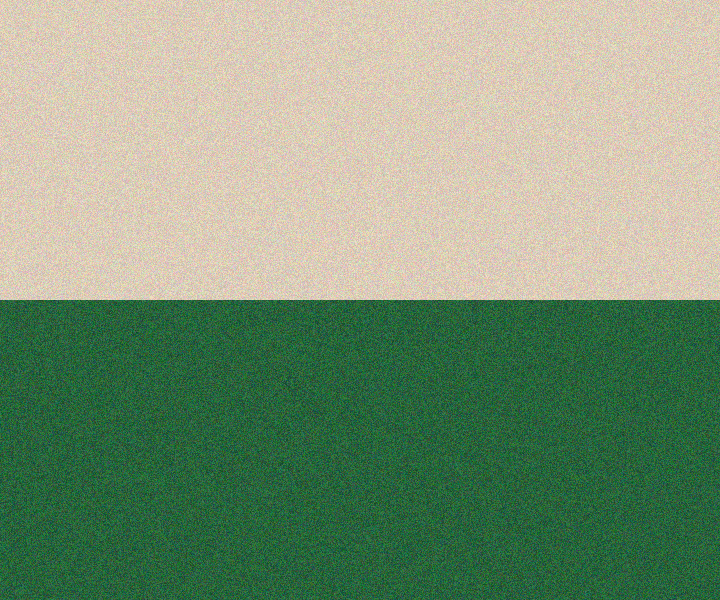
#> input picture img/images-Copy1/photographer.png, 720 x 600 px, found by its file name
$ jupyter execute Descriptores-Textura.ipynb   (older library calls are emulated)
#> lines starting #> are read from the running program, lines starting #| are printed output that depends on the picture; after the words box and inside, x2 and y2 are one past the last pixel; in counts of white or black regions, pixels touching at a corner belong together; long printed decimals are rounded
<br>

# 3_2_5_Descriptores_textura

## 0.1 01PAO26-26 - Descriptores de textura
<br>

<br>

*Jesús Viera* https://github.com/Vierita23/machinelearning

[cell 1]
import sys
import subprocess

subprocess.run(
    [sys.executable, "-m", "pip", "install", "opencv-python", "matplotlib", "numpy", "scikit-image", "tabulate", "-q"],
    check=False,
)
#> (this line was passed over: subprocess is not available in this run)

subprocess.run([sys.executable, "setup_descriptores_textura_images.py"], check=False)
#> (this line was passed over: subprocess is not available in this run)

print("Python:", sys.executable)

[cell 2]
# En primer lugar, obtenemos la máscara de la imagen original mediante la umbralización con Otsu
import matplotlib.pyplot as plt
import cv2
import numpy as np

img = cv2.imread('images/images/photographer.png')
#> img is the input picture: shape (600, 720, 3); mean B, G, R 122, 152, 129.5
window = cv2.rectangle(img.copy(), (400, 80), (420, 100), (0, 0, 255), 5)
window = cv2.rectangle(window, (490, 490), (510, 510), (0, 255, 0), 5)
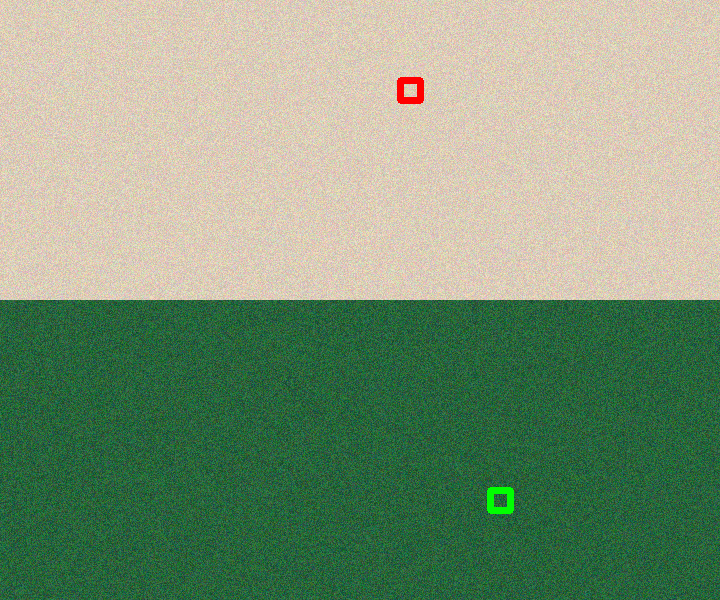
#> window: shape (600, 720, 3); mean B, G, R 121.7, 151.9, 129.5
plt.imshow(window, cmap='gray')
plt.show()

[cell 3]
# Seleccionamos una región del cielo y una de la hierba
cielo = img[80:100, 400:420]
hierba = img[490:510, 490:510]
fig, ax = plt.subplots(1, 2)
ax[0].imshow(cielo, cmap='gray')
ax[0].set_title('cielo')
ax[1].imshow(hierba, cmap='gray')
ax[1].set_title('hierba')
plt.show()
#> figure, not shown here; B, G, R data is drawn as R, G, B

### 0.0.1 MATRIZ DE COOCURRENCIA

[cell 4]
# MATRIZ DE COOCURRENCIA (Gray-Level Cooccurence Matrix - GLCM)
from tabulate import tabulate

try:
    from skimage.feature import greycomatrix, greycoprops
except ImportError:
    from skimage.feature import graycomatrix as greycomatrix, graycoprops as greycoprops

headers = ['', 'cielo', 'hierba']
CN, DIS, H, ASM, E, COR = ['contraste'], ['disimilitud'], ['homogeneidad'], ['ASM'], ['Energía'], ['Correlación']
patches = [cielo, hierba]

for i in range(len(patches)):
    image = cv2.cvtColor(patches[i], cv2.COLOR_BGR2GRAY)
    GLCM = greycomatrix(image, distances=[5], angles=[0], levels=256, symmetric=True, normed=True)
    CN.append(greycoprops(GLCM, 'contrast')[0, 0])
    DIS.append(greycoprops(GLCM, 'dissimilarity')[0, 0])
    H.append(greycoprops(GLCM, 'homogeneity')[0, 0])
    ASM.append(greycoprops(GLCM, 'ASM')[0, 0])
    E.append(greycoprops(GLCM, 'energy')[0, 0])
    COR.append(greycoprops(GLCM, 'correlation')[0, 0])
#> this loop made 2 passes
#> after the loop, ASM = ['ASM', 0.00274, 0.00219]; CN = ['contraste', 148.6, 310.2]; COR = ['Correlación', 0.107, -0.0492]; DIS = ['disimilitud', 9.92, 14.4]; E = ['Energía', 0.0524, 0.0468]; H = ['homogeneidad', 0.088, 0.0687]

my_data = [tuple(CN), tuple(DIS), tuple(H), tuple(ASM), tuple(E), tuple(COR)]
#> my_data = [('contraste', 148.6, 310.2), ('disimilitud', 9.92, 14.4), ('homogeneidad', 0.088, 0.0687), ('ASM', 0.00274, 0.00219), ('Energía', 0.0524, 0.0468), ('Correlación', 0.107, -0.0492)]
print(tabulate(my_data, headers=headers))
#|                      cielo        hierba
#| ------------  ------------  ------------
#| contraste     148.573       310.23
#| disimilitud     9.92         14.3967
#| homogeneidad    0.08801     0.06867
#| ASM             0.002744    0.002189
#| Energía         0.05239     0.04679
#| Correlación     0.1066     -0.04925

### 0.0.2 Scale-Invariant Feature Transform

[cell 5]
# SIFT algorithm
img = cv2.imread('images/images/photographer.png')

# Definición del algoritmo
sift = cv2.SIFT_create()

# Identificamos los puntos de interés
kp = sift.detect(img, None)
#> kp = 32 keypoints; strongest (x, y, size): (151, 298, 3), (127, 301, 2.1), (415, 301, 2.1), (696, 301, 2)

# Extraemos el descriptor para obtener el fingreprint
kp, des = sift.compute(img, kp)
print(np.shape(des))
#| (32, 128)

# print(des) # Matriz donde las filas son los keypoints y las columnas las características de dichos puntos clave

# Visualizamos los puntos de interés
img = cv2.drawKeypoints(img, kp, img, flags=cv2.DRAW_MATCHES_FLAGS_DRAW_RICH_KEYPOINTS)
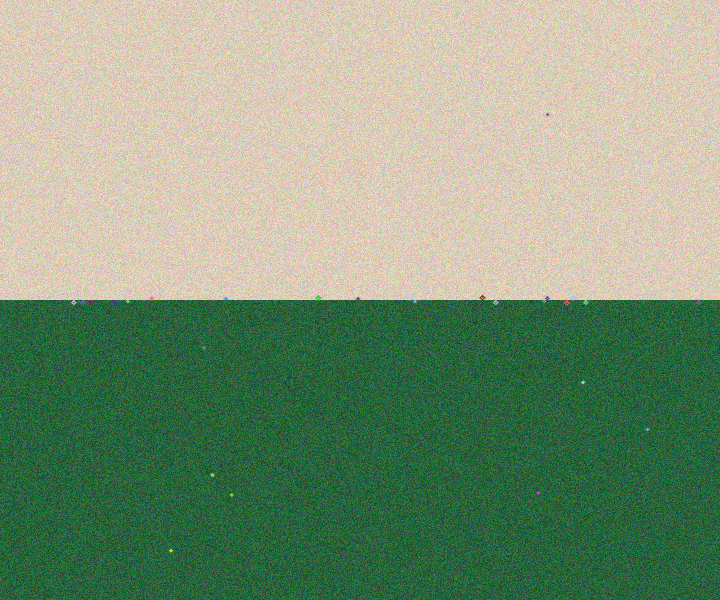
#> img: shape (600, 720, 3); 0.16% of pixels changed, all inside (x1, y1, x2, y2) = (70, 113, 703, 556)
plt.imshow(img)
plt.show()

### 0.0.3 Histogram of Oriented Gradients

[cell 6]
# HISTOGRAM OF ORIENTED GRADIENTS
# En primer lugar, obtenemos la máscara de la imagen original mediante la umbralización con Otsu
from skimage import io

img = io.imread('images/images/pedestrian.jpg')
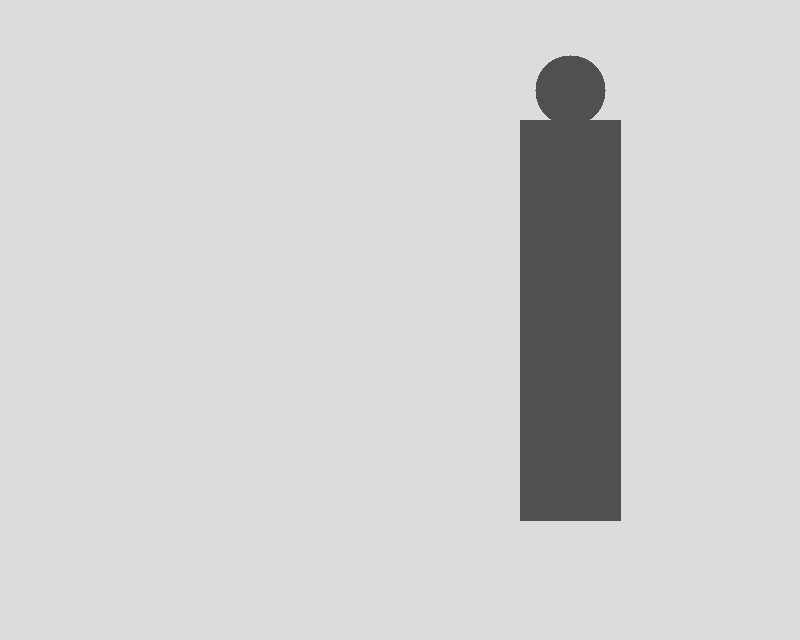
#> input picture img/images-Copy1/pedestrian.jpg, 800 x 640 px, found by its file name
#> img is the input picture: shape (640, 800); min 75, max 226, mean 207.9
img = np.float32(img / 255)
crop = img[75:550, 475:700]
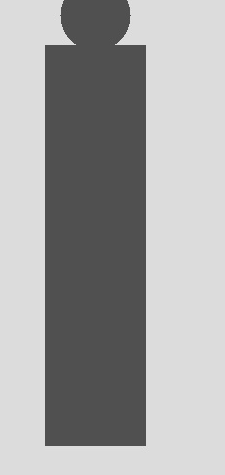
#> crop: shape (475, 225) float32; min 0.294, max 0.886, mean 0.64
crop = cv2.resize(crop, (64, 128))
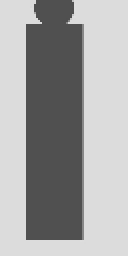
#> crop: shape (128, 64) float32 (shown 2 times larger); min 0.309, max 0.877, mean 0.641
plt.imshow(crop, cmap='gray')
plt.show()

[cell 7]
# Calculamos el gradiente con el kernel de Sobel
crop = np.float32(crop)
gx = cv2.Sobel(crop, cv2.CV_32F, 1, 0, ksize=1)
gy = cv2.Sobel(crop, cv2.CV_32F, 0, 1, ksize=1)
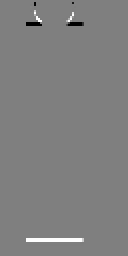
#> gy: shape (128, 64) float32 (shown 2 times larger); min -0.553, max 0.555, mean 0.00249; drawn with min black and max white

# Calculamos la magnitud y la dirección del gradiente
mag, angle = cv2.cartToPolar(gx, gy, angleInDegrees=True)

# Visualizamos la imagen obtenida en la magnitud del gradiente
mag = mag / np.max(mag)
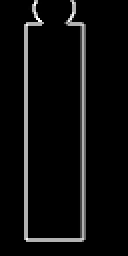
#> mag: shape (128, 64) float32 (shown 2 times larger); min 0, max 1, mean 0.0488
plt.imshow(mag, cmap='gray')
plt.show()

[cell 8]
# Cálculo del desriptor: Histogram of Oriented Gradients
from skimage.feature import hog

H = hog(
    crop,
    orientations=9,
    pixels_per_cell=(8, 8),
    cells_per_block=(2, 2),
    transform_sqrt=True,
    block_norm="L1",
)
#> H = 3780 values, max 0.791 at index 3708, min 0 at index 0, mean 0.0209
np.shape(H)
#> Out = (3780,)

### 0.0.4 Local Binary Patterns

[cell 9]
# LOCAL BINARY PATTERNS (LBP)
from skimage.feature import local_binary_pattern

img = cv2.imread('images/images/photographer.png')

# Definimos los parámetros iniciales
R = 1  # Radio
P = 8 * R  # Número de píxeles vecinos
epsilon = 1e-7  # Para normalizar el histograma

# Extraemos la imagen LBP
img_gray = cv2.cvtColor(img, cv2.COLOR_BGR2GRAY)
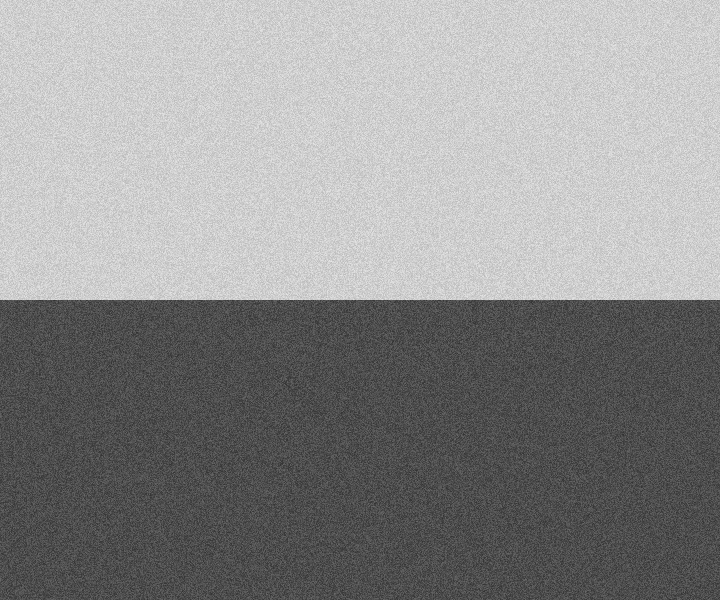
#> img_gray: shape (600, 720); min 48, max 231, mean 141.9
lbp_image = local_binary_pattern(img_gray, P, R, method='uniform')
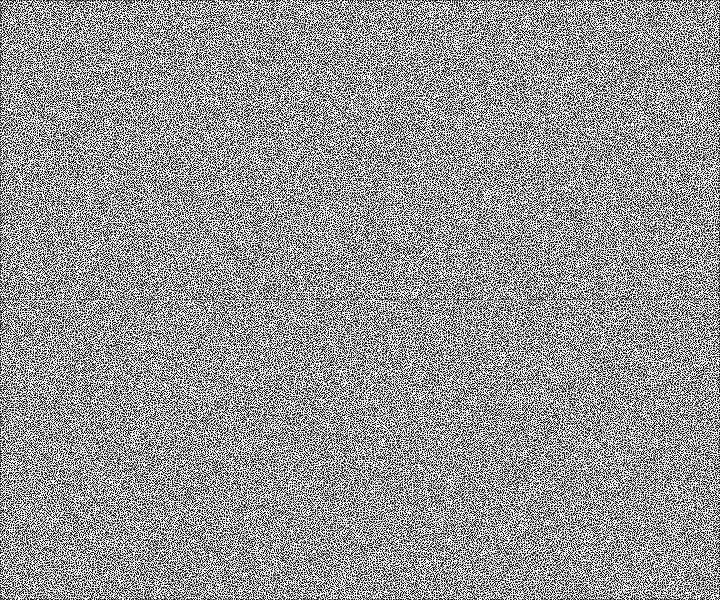
#> lbp_image: shape (600, 720) float64; min 0, max 9, mean 5.32; drawn with min black and max white
a, b = np.unique(lbp_image, return_counts=True)
#> a = [0, 1, 2, 3, 4, 5, 6, 7, 8, 9]; b = [71575, 50090, 18078, 13016, 10731, 13341, 19116, 48394, 77639, 110020]

# Calculamos el histograma
lbp_image = np.uint8(lbp_image)
hist = cv2.calcHist([lbp_image.ravel()], [0], None, [P + 2], [0, P + 2])
#> hist has the same summary as b

# Normalizamos el histograma
hist = hist.astype("float")
hist /= (hist.sum() + epsilon)
#> hist = [0.166, 0.116, 0.0418, 0.0301, 0.0248, 0.0309, 0.0442, 0.112, 0.18, 0.255]

# Los P+2=10 bins del histograma serán los 10 atributos que nos permitirán caracterizar una imagen

# Visualizamos la imagen LBP
figs, ax = plt.subplots(1, 2)
ax[0].imshow(img, cmap='gray')
ax[1].imshow(lbp_image, cmap='gray')
plt.show()
#> figure, not shown here; B, G, R data is drawn as R, G, B

# Visualizamos el histograma
plt.plot(hist)
plt.grid(True)
plt.show()
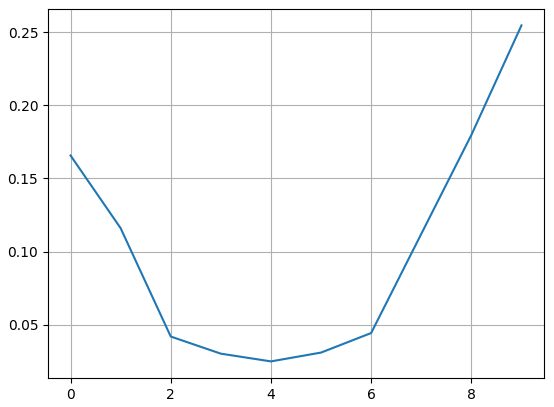
#> figure drawn by matplotlib, 1 panel; curve peaks at x = 9, y = 0.255
